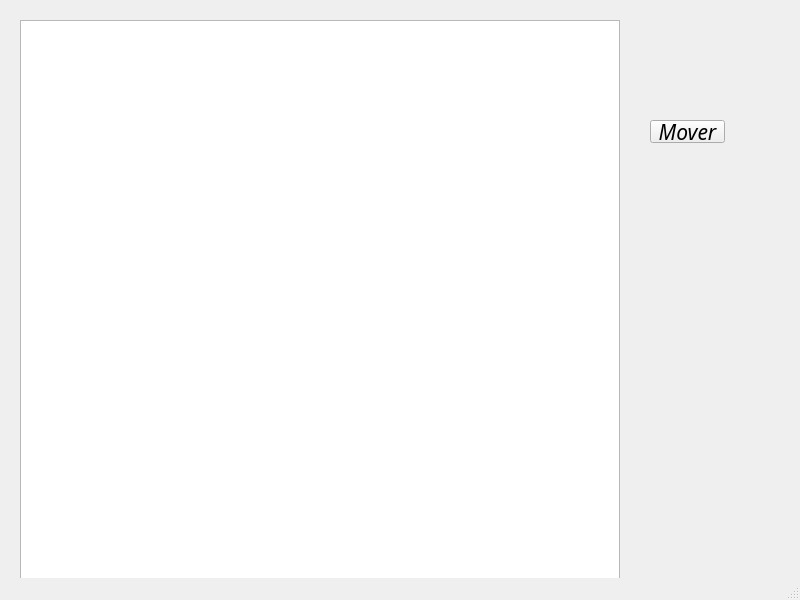
<?xml version="1.0" encoding="UTF-8"?>
<ui version="4.0">
 <class>MainWindow</class>
 <widget class="QMainWindow" name="MainWindow">
  <property name="geometry">
   <rect>
    <x>0</x>
    <y>0</y>
    <width>800</width>
    <height>600</height>
   </rect>
  </property>
  <property name="windowTitle">
   <string>MainWindow</string>
  </property>
  <widget class="QWidget" name="centralwidget">
   <widget class="QGraphicsView" name="graphicsView">
    <property name="enabled">
     <bool>true</bool>
    </property>
    <property name="geometry">
     <rect>
      <x>20</x>
      <y>20</y>
      <width>600</width>
      <height>600</height>
     </rect>
    </property>
   </widget>
   <widget class="QPushButton" name="pushButton">
    <property name="geometry">
     <rect>
      <x>650</x>
      <y>120</y>
      <width>75</width>
      <height>23</height>
     </rect>
    </property>
    <property name="font">
     <font>
      <family>Palace Script MT</family>
      <pointsize>16</pointsize>
      <italic>true</italic>
     </font>
    </property>
    <property name="autoFillBackground">
     <bool>false</bool>
    </property>
    <property name="text">
     <string>Mover</string>
    </property>
   </widget>
  </widget>
  <widget class="QMenuBar" name="menubar">
   <property name="geometry">
    <rect>
     <x>0</x>
     <y>0</y>
     <width>800</width>
     <height>21</height>
    </rect>
   </property>
  </widget>
  <widget class="QStatusBar" name="statusbar"/>
 </widget>
 <resources/>
 <connections/>
</ui>
